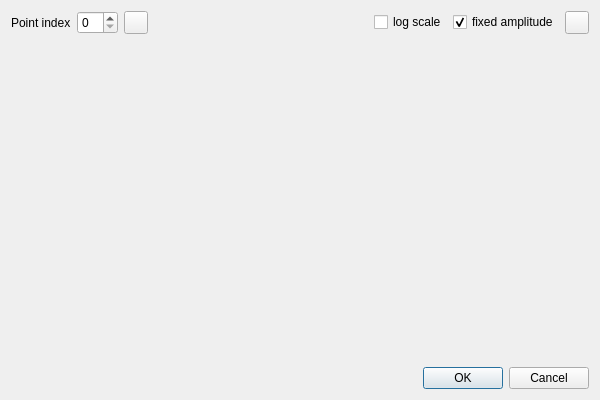
<?xml version="1.0" encoding="UTF-8"?>
<ui version="4.0">
 <class>WaveDialog</class>
 <widget class="QDialog" name="WaveDialog">
  <property name="geometry">
   <rect>
    <x>0</x>
    <y>0</y>
    <width>600</width>
    <height>400</height>
   </rect>
  </property>
  <property name="windowTitle">
   <string>Waveform</string>
  </property>
  <layout class="QVBoxLayout" name="verticalLayout">
   <item>
    <layout class="QHBoxLayout" name="horizontalLayout">
     <item>
      <widget class="QLabel" name="label">
       <property name="text">
        <string>Point index</string>
       </property>
      </widget>
     </item>
     <item>
      <widget class="QSpinBox" name="pointIndexSpinBox"/>
     </item>
     <item>
      <widget class="QToolButton" name="pointPickingToolButton">
       <property name="toolTip">
        <string>Pick a 3D point (click again to cancel)</string>
       </property>
       <property name="icon">
        <iconset resource="../MainWindow.qrc">
         <normaloff>:/Resources/images/ecvPointPicking.png</normaloff>:/Resources/images/ecvPointPicking.png</iconset>
       </property>
       <property name="checkable">
        <bool>true</bool>
       </property>
      </widget>
     </item>
     <item>
      <spacer name="horizontalSpacer">
       <property name="orientation">
        <enum>Qt::Horizontal</enum>
       </property>
       <property name="sizeHint" stdset="0">
        <size>
         <width>40</width>
         <height>20</height>
        </size>
       </property>
      </spacer>
     </item>
     <item>
      <widget class="QCheckBox" name="logScaleCheckBox">
       <property name="text">
        <string>log scale</string>
       </property>
      </widget>
     </item>
     <item>
      <widget class="QCheckBox" name="fixedAmplitudeCheckBox">
       <property name="text">
        <string>fixed amplitude</string>
       </property>
       <property name="checked">
        <bool>true</bool>
       </property>
      </widget>
     </item>
     <item>
      <widget class="QToolButton" name="saveWaveToolButton">
       <property name="toolTip">
        <string>Export wave as CSV file</string>
       </property>
       <property name="icon">
        <iconset>
         <normaloff>:/CC/images/smallCSVFile.png</normaloff>:/CC/images/smallCSVFile.png</iconset>
       </property>
      </widget>
     </item>
    </layout>
   </item>
   <item>
    <widget class="QFrame" name="waveFrame">
     <property name="sizePolicy">
      <sizepolicy hsizetype="Expanding" vsizetype="Expanding">
       <horstretch>0</horstretch>
       <verstretch>0</verstretch>
      </sizepolicy>
     </property>
    </widget>
   </item>
   <item>
    <widget class="QDialogButtonBox" name="buttonBox">
     <property name="orientation">
      <enum>Qt::Horizontal</enum>
     </property>
     <property name="standardButtons">
      <set>QDialogButtonBox::Cancel|QDialogButtonBox::Ok</set>
     </property>
    </widget>
   </item>
  </layout>
 </widget>
 <resources>
  <include location="../MainWindow.qrc"/>
 </resources>
 <connections>
  <connection>
   <sender>buttonBox</sender>
   <signal>accepted()</signal>
   <receiver>WaveDialog</receiver>
   <slot>accept()</slot>
   <hints>
    <hint type="sourcelabel">
     <x>248</x>
     <y>254</y>
    </hint>
    <hint type="destinationlabel">
     <x>157</x>
     <y>274</y>
    </hint>
   </hints>
  </connection>
  <connection>
   <sender>buttonBox</sender>
   <signal>rejected()</signal>
   <receiver>WaveDialog</receiver>
   <slot>reject()</slot>
   <hints>
    <hint type="sourcelabel">
     <x>316</x>
     <y>260</y>
    </hint>
    <hint type="destinationlabel">
     <x>286</x>
     <y>274</y>
    </hint>
   </hints>
  </connection>
 </connections>
</ui>
